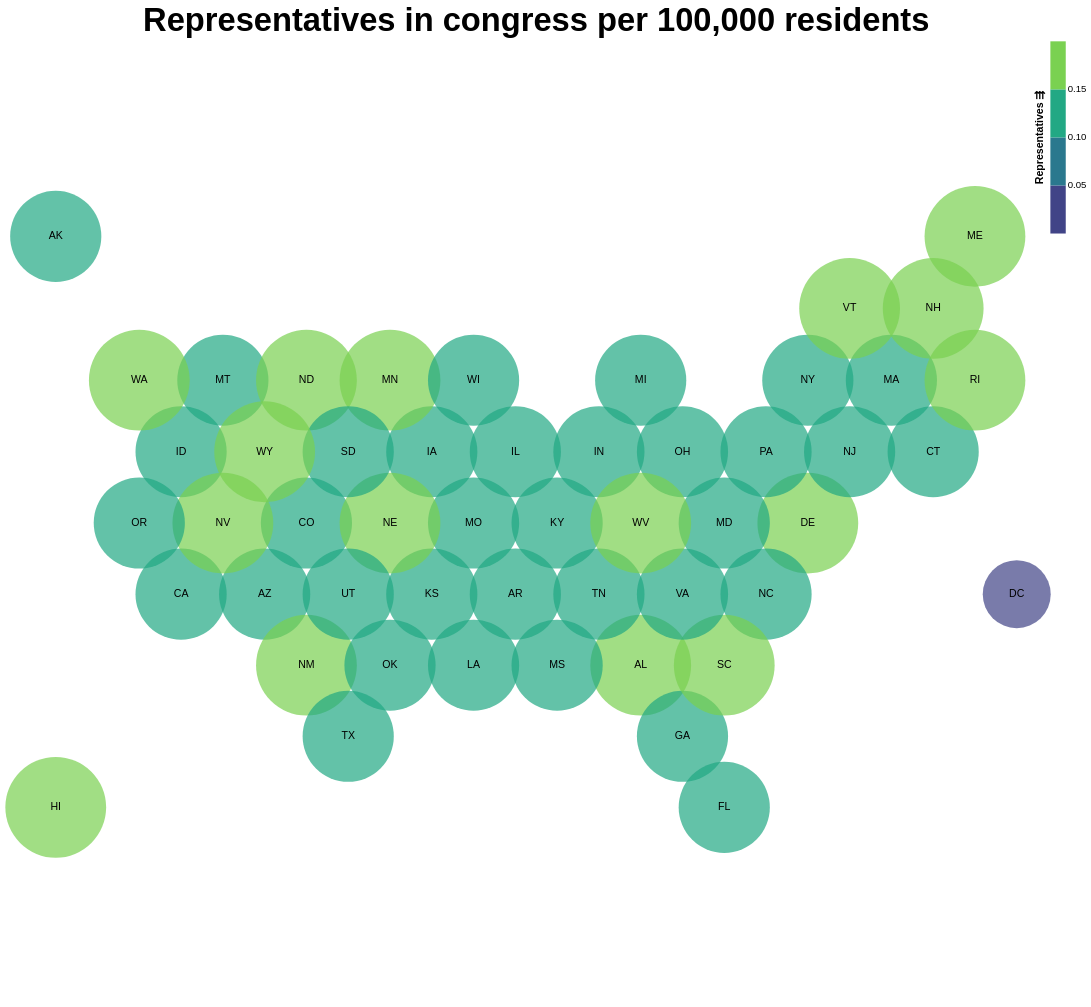

Write a Vega-Lite specification for this figure.
### Vega specification from a JSON file in a GitHub repository (floating-point values rounded to 4 significant figures)
{"$schema": "https://vega.github.io/schema/vega/v5.json", "background": "white", "padding": 5, "width": 1000, "height": 1000, "title": {"text": ["Representatives in congress per 100,000 residents"], "fontSize": 34, "frame": "group"}, "style": "cell", "data": [{"name": "data-ecb5fec3b20ee88d7fc8408d3e2f51c2", "values": [{"%-electoral_votes": 1.67, "%-population": 1.55, "%-representatives": 1.61, "%-senators": 2, "Electoral votes per 100K": 0.19, "Population": 4779736, "Representatives per 100K": 0.15, "Senators per 100K": 0.04, "State": "Alabama", "State_Abbr": "AL", "States": "Alabama", "centroid_lat": 0.65, "centroid_lon": 15.0, "state_code": "AL", "type": "Feature", "geometry": {"type": "Polygon", "coordinates": [[[14.0, 0.1], [14.0, 1.2], [15.0, 1.8], [16, 1.2], [16, 0.1], [15.0, -0.5], [14.0, 0.1]]]}}, {"%-electoral_votes": 0.56, "%-population": 0.23, "%-representatives": 0.23, "%-senators": 2, "Electoral votes per 100K": 0.42, "Population": 710231, "Representatives per 100K": 0.14, "Senators per 100K": 0.28, "State": "Alaska", "State_Abbr": "AK", "States": "Alaska", "centroid_lat": 10.85, "centroid_lon": 1.0, "state_code": "AK", "type": "Feature", "geometry": {"type": "Polygon", "coordinates": [[[-3.243e-20, 10.3], [0, 11.4], [1.0, 12.0], [2, 11.4], [2, 10.3], [1.0, 9.7], [-3.243e-20, 10.3]]]}}, {"%-electoral_votes": 2.04, "%-population": 2.07, "%-representatives": 2.07, "%-senators": 2, "Electoral votes per 100K": 0.17, "Population": 6392017, "Representatives per 100K": 0.14, "Senators per 100K": 0.03, "State": "Arizona", "State_Abbr": "AZ", "States": "Arizona", "centroid_lat": 2.35, "centroid_lon": 6.0, "state_code": "AZ", "type": "Feature", "geometry": {"type": "Polygon", "coordinates": [[[5.0, 1.8], [5, 2.9], [6.0, 3.5], [7.0, 2.9], [7.0, 1.8], [6.0, 1.2], [5.0, 1.8]]]}}, {"%-electoral_votes": 1.12, "%-population": 0.94, "%-representatives": 0.92, "%-senators": 2, "Electoral votes per 100K": 0.21, "Population": 2915918, "Representatives per 100K": 0.14, "Senators per 100K": 0.07, "State": "Arkansas", "State_Abbr": "AR", "States": "Arkansas", "centroid_lat": 2.35, "centroid_lon": 12.0, "state_code": "AR", "type": "Feature", "geometry": {"type": "Polygon", "coordinates": [[[11.0, 1.8], [11, 2.9], [12, 3.5], [13.0, 2.9], [13.0, 1.8], [12.0, 1.2], [11.0, 1.8]]]}}, {"%-electoral_votes": 10.22, "%-population": 12.07, "%-representatives": 12.18, "%-senators": 2, "Electoral votes per 100K": 0.15, "Population": 37253956, "Representatives per 100K": 0.14, "Senators per 100K": 0.01, "State": "California", "State_Abbr": "CA", "States": "California", "centroid_lat": 2.35, "centroid_lon": 4, "state_code": "CA", "type": "Feature", "geometry": {"type": "Polygon", "coordinates": [[[3.0, 1.8], [3, 2.9], [4, 3.5], [5, 2.9], [5.0, 1.8], [4, 1.2], [3.0, 1.8]]]}}, {"%-electoral_votes": 1.67, "%-population": 1.63, "%-representatives": 1.61, "%-senators": 2, "Electoral votes per 100K": 0.18, "Population": 5029196, "Representatives per 100K": 0.14, "Senators per 100K": 0.04, "State": "Colorado", "State_Abbr": "CO", "States": "Colorado", "centroid_lat": 4.05, "centroid_lon": 7.0, "state_code": "CO", "type": "Feature", "geometry": {"type": "Polygon", "coordinates": [[[6.0, 3.5], [6.0, 4.6], [7.0, 5.2], [8, 4.6], [8.0, 3.5], [7.0, 2.9], [6.0, 3.5]]]}}, {"%-electoral_votes": 1.3, "%-population": 1.16, "%-representatives": 1.15, "%-senators": 2, "Electoral votes per 100K": 0.2, "Population": 3574097, "Representatives per 100K": 0.14, "Senators per 100K": 0.06, "State": "Connecticut", "State_Abbr": "CT", "States": "Connecticut", "centroid_lat": 5.75, "centroid_lon": 22.0, "state_code": "CT", "type": "Feature", "geometry": {"type": "Polygon", "coordinates": [[[21.0, 5.2], [21.0, 6.3], [22.0, 6.9], [23.0, 6.3], [23.0, 5.2], [22.0, 4.6], [21.0, 5.2]]]}}, {"%-electoral_votes": 0.56, "%-population": 0.19, "%-representatives": 0.23, "%-senators": 2, "Electoral votes per 100K": 0.5, "Population": 601723, "Representatives per 100K": 0.17, "Senators per 100K": 0.33, "State": "Delaware", "State_Abbr": "DE", "States": "Delaware", "centroid_lat": 4.05, "centroid_lon": 19.0, "state_code": "DE", "type": "Feature", "geometry": {"type": "Polygon", "coordinates": [[[18.0, 3.5], [18, 4.6], [19, 5.2], [20, 4.6], [20, 3.5], [19.0, 2.9], [18.0, 3.5]]]}}, {"%-electoral_votes": 0.56, "%-population": 0.29, "%-representatives": 0, "%-senators": 0, "Electoral votes per 100K": 0.33, "Population": 897934, "Representatives per 100K": 0, "Senators per 100K": 0, "State": "District of Columbia", "State_Abbr": "DC", "States": "D.C.", "centroid_lat": 2.35, "centroid_lon": 24, "state_code": "DC", "type": "Feature", "geometry": {"type": "Polygon", "coordinates": [[[23, 1.8], [23.0, 2.9], [24, 3.5], [25.0, 2.9], [25.0, 1.8], [24.0, 1.2], [23, 1.8]]]}}, {"%-electoral_votes": 5.39, "%-population": 6.09, "%-representatives": 6.21, "%-senators": 2, "Electoral votes per 100K": 0.15, "Population": 18801310, "Representatives per 100K": 0.14, "Senators per 100K": 0.01, "State": "Florida", "State_Abbr": "FL", "States": "Florida", "centroid_lat": -2.75, "centroid_lon": 17, "state_code": "FL", "type": "Feature", "geometry": {"type": "Polygon", "coordinates": [[[16, -2.2], [17.0, -1.6], [18.0, -2.2], [18, -3.3], [17.0, -3.9], [16, -3.3], [16, -2.2]]]}}, {"%-electoral_votes": 2.97, "%-population": 3.14, "%-representatives": 3.22, "%-senators": 2, "Electoral votes per 100K": 0.17, "Population": 9687653, "Representatives per 100K": 0.14, "Senators per 100K": 0.02, "State": "Georgia", "State_Abbr": "GA", "States": "Georgia", "centroid_lat": -1.05, "centroid_lon": 16, "state_code": "GA", "type": "Feature", "geometry": {"type": "Polygon", "coordinates": [[[15.0, -1.6], [15.0, -0.5], [16, 0.1], [17, -0.5], [17.0, -1.6], [16, -2.2], [15.0, -1.6]]]}}, {"%-electoral_votes": 0.74, "%-population": 0.44, "%-representatives": 0.46, "%-senators": 2, "Electoral votes per 100K": 0.29, "Population": 1360301, "Representatives per 100K": 0.15, "Senators per 100K": 0.15, "State": "Hawaii", "State_Abbr": "HI", "States": "Hawaii", "centroid_lat": -2.75, "centroid_lon": 1.0, "state_code": "HI", "type": "Feature", "geometry": {"type": "Polygon", "coordinates": [[[0, -3.3], [3.194e-20, -2.2], [1.0, -1.6], [2.0, -2.2], [2, -3.3], [1.0, -3.9], [0, -3.3]]]}}, {"%-electoral_votes": 0.74, "%-population": 0.51, "%-representatives": 0.46, "%-senators": 2, "Electoral votes per 100K": 0.26, "Population": 1567582, "Representatives per 100K": 0.13, "Senators per 100K": 0.13, "State": "Idaho", "State_Abbr": "ID", "States": "Idaho", "centroid_lat": 5.75, "centroid_lon": 4, "state_code": "ID", "type": "Feature", "geometry": {"type": "Polygon", "coordinates": [[[3.0, 5.2], [3.0, 6.3], [4, 6.9], [5, 6.3], [5.0, 5.2], [4.0, 4.6], [3.0, 5.2]]]}}, {"%-electoral_votes": 3.72, "%-population": 4.16, "%-representatives": 4.14, "%-senators": 2, "Electoral votes per 100K": 0.16, "Population": 12830632, "Representatives per 100K": 0.14, "Senators per 100K": 0.02, "State": "Illinois", "State_Abbr": "IL", "States": "Illinois", "centroid_lat": 5.75, "centroid_lon": 12, "state_code": "IL", "type": "Feature", "geometry": {"type": "Polygon", "coordinates": [[[11.0, 5.2], [11.0, 6.3], [12.0, 6.9], [13.0, 6.3], [13.0, 5.2], [12.0, 4.6], [11.0, 5.2]]]}}, {"%-electoral_votes": 2.04, "%-population": 2.1, "%-representatives": 2.07, "%-senators": 2, "Electoral votes per 100K": 0.17, "Population": 6483802, "Representatives per 100K": 0.14, "Senators per 100K": 0.03, "State": "Indiana", "State_Abbr": "IN", "States": "Indiana", "centroid_lat": 5.75, "centroid_lon": 14.0, "state_code": "IN", "type": "Feature", "geometry": {"type": "Polygon", "coordinates": [[[13.0, 5.2], [13.0, 6.3], [14.0, 6.9], [15.0, 6.3], [15.0, 5.2], [14.0, 4.6], [13.0, 5.2]]]}}, {"%-electoral_votes": 1.12, "%-population": 0.99, "%-representatives": 0.92, "%-senators": 2, "Electoral votes per 100K": 0.2, "Population": 3046355, "Representatives per 100K": 0.13, "Senators per 100K": 0.07, "State": "Iowa", "State_Abbr": "IA", "States": "Iowa", "centroid_lat": 5.75, "centroid_lon": 10, "state_code": "IA", "type": "Feature", "geometry": {"type": "Polygon", "coordinates": [[[9.0, 5.2], [9.0, 6.3], [10, 6.9], [11.0, 6.3], [11.0, 5.2], [10.0, 4.6], [9.0, 5.2]]]}}, {"%-electoral_votes": 1.12, "%-population": 0.92, "%-representatives": 0.92, "%-senators": 2, "Electoral votes per 100K": 0.21, "Population": 2853118, "Representatives per 100K": 0.14, "Senators per 100K": 0.07, "State": "Kansas", "State_Abbr": "KS", "States": "Kansas", "centroid_lat": 2.35, "centroid_lon": 10, "state_code": "KS", "type": "Feature", "geometry": {"type": "Polygon", "coordinates": [[[9.0, 1.8], [9.0, 2.9], [10, 3.5], [11, 2.9], [11.0, 1.8], [10.0, 1.2], [9.0, 1.8]]]}}, {"%-electoral_votes": 1.49, "%-population": 1.41, "%-representatives": 1.38, "%-senators": 2, "Electoral votes per 100K": 0.18, "Population": 4339367, "Representatives per 100K": 0.14, "Senators per 100K": 0.05, "State": "Kentucky", "State_Abbr": "KY", "States": "Kentucky", "centroid_lat": 4.05, "centroid_lon": 13, "state_code": "KY", "type": "Feature", "geometry": {"type": "Polygon", "coordinates": [[[12, 3.5], [12.0, 4.6], [13.0, 5.2], [14.0, 4.6], [14.0, 3.5], [13.0, 2.9], [12, 3.5]]]}}, {"%-electoral_votes": 1.49, "%-population": 1.47, "%-representatives": 1.38, "%-senators": 2, "Electoral votes per 100K": 0.18, "Population": 4533372, "Representatives per 100K": 0.13, "Senators per 100K": 0.04, "State": "Louisiana", "State_Abbr": "LA", "States": "Louisiana", "centroid_lat": 0.65, "centroid_lon": 11.0, "state_code": "LA", "type": "Feature", "geometry": {"type": "Polygon", "coordinates": [[[10.0, 0.1], [10.0, 1.2], [11.0, 1.8], [12.0, 1.2], [12.0, 0.1], [11.0, -0.5], [10.0, 0.1]]]}}, {"%-electoral_votes": 0.74, "%-population": 0.43, "%-representatives": 0.46, "%-senators": 2, "Electoral votes per 100K": 0.3, "Population": 1328361, "Representatives per 100K": 0.15, "Senators per 100K": 0.15, "State": "Maine", "State_Abbr": "ME", "States": "Maine", "centroid_lat": 10.85, "centroid_lon": 23, "state_code": "ME", "type": "Feature", "geometry": {"type": "Polygon", "coordinates": [[[22.0, 11.4], [23.0, 12.0], [24.0, 11.4], [24.0, 10.3], [23.0, 9.7], [22, 10.3], [22.0, 11.4]]]}}, {"%-electoral_votes": 1.86, "%-population": 1.87, "%-representatives": 1.84, "%-senators": 2, "Electoral votes per 100K": 0.17, "Population": 5773552, "Representatives per 100K": 0.14, "Senators per 100K": 0.03, "State": "Maryland", "State_Abbr": "MD", "States": "Maryland", "centroid_lat": 4.05, "centroid_lon": 17.0, "state_code": "MD", "type": "Feature", "geometry": {"type": "Polygon", "coordinates": [[[16, 3.5], [16.0, 4.6], [17.0, 5.2], [18, 4.6], [18.0, 3.5], [17.0, 2.9], [16, 3.5]]]}}, {"%-electoral_votes": 2.04, "%-population": 2.12, "%-representatives": 2.07, "%-senators": 2, "Electoral votes per 100K": 0.17, "Population": 6547629, "Representatives per 100K": 0.14, "Senators per 100K": 0.03, "State": "Massachusetts", "State_Abbr": "MA", "States": "Massachusetts", "centroid_lat": 7.45, "centroid_lon": 21.0, "state_code": "MA", "type": "Feature", "geometry": {"type": "Polygon", "coordinates": [[[20.0, 6.9], [20.0, 8.0], [21, 8.6], [22.0, 8.0], [22.0, 6.9], [21.0, 6.3], [20.0, 6.9]]]}}, {"%-electoral_votes": 2.97, "%-population": 3.2, "%-representatives": 3.22, "%-senators": 2, "Electoral votes per 100K": 0.16, "Population": 9883640, "Representatives per 100K": 0.14, "Senators per 100K": 0.02, "State": "Michigan", "State_Abbr": "MI", "States": "Michigan", "centroid_lat": 7.45, "centroid_lon": 15, "state_code": "MI", "type": "Feature", "geometry": {"type": "Polygon", "coordinates": [[[14.0, 8.0], [15.0, 8.6], [16.0, 8.0], [16.0, 6.9], [15.0, 6.3], [14.0, 6.9], [14.0, 8.0]]]}}, {"%-electoral_votes": 1.86, "%-population": 1.72, "%-representatives": 1.84, "%-senators": 2, "Electoral votes per 100K": 0.19, "Population": 5303925, "Representatives per 100K": 0.15, "Senators per 100K": 0.04, "State": "Minnesota", "State_Abbr": "MN", "States": "Minnesota", "centroid_lat": 7.45, "centroid_lon": 9.0, "state_code": "MN", "type": "Feature", "geometry": {"type": "Polygon", "coordinates": [[[8.0, 6.9], [8.0, 8.0], [9.0, 8.6], [10.0, 8.0], [10, 6.9], [9.0, 6.3], [8.0, 6.9]]]}}, {"%-electoral_votes": 1.12, "%-population": 0.96, "%-representatives": 0.92, "%-senators": 2, "Electoral votes per 100K": 0.2, "Population": 2967297, "Representatives per 100K": 0.13, "Senators per 100K": 0.07, "State": "Mississippi", "State_Abbr": "MS", "States": "Mississippi", "centroid_lat": 0.65, "centroid_lon": 13, "state_code": "MS", "type": "Feature", "geometry": {"type": "Polygon", "coordinates": [[[12.0, 1.2], [13.0, 1.8], [14.0, 1.2], [14.0, 0.1], [13.0, -0.5], [12.0, 0.1], [12.0, 1.2]]]}}, {"%-electoral_votes": 1.86, "%-population": 1.94, "%-representatives": 1.84, "%-senators": 2, "Electoral votes per 100K": 0.17, "Population": 5988927, "Representatives per 100K": 0.13, "Senators per 100K": 0.03, "State": "Missouri", "State_Abbr": "MO", "States": "Missouri", "centroid_lat": 4.05, "centroid_lon": 11, "state_code": "MO", "type": "Feature", "geometry": {"type": "Polygon", "coordinates": [[[10.0, 4.6], [11.0, 5.2], [12.0, 4.6], [12, 3.5], [11, 2.9], [10, 3.5], [10.0, 4.6]]]}}, {"%-electoral_votes": 0.56, "%-population": 0.32, "%-representatives": 0.23, "%-senators": 2, "Electoral votes per 100K": 0.3, "Population": 989415, "Representatives per 100K": 0.1, "Senators per 100K": 0.2, "State": "Montana", "State_Abbr": "MT", "States": "Montana", "centroid_lat": 7.45, "centroid_lon": 5.0, "state_code": "MT", "type": "Feature", "geometry": {"type": "Polygon", "coordinates": [[[4, 6.9], [4.0, 8.0], [5.0, 8.6], [6, 8.0], [6.0, 6.9], [5, 6.3], [4, 6.9]]]}}, {"%-electoral_votes": 0.93, "%-population": 0.59, "%-representatives": 0.69, "%-senators": 2, "Electoral votes per 100K": 0.27, "Population": 1826341, "Representatives per 100K": 0.16, "Senators per 100K": 0.11, "State": "Nebraska", "State_Abbr": "NE", "States": "Nebraska", "centroid_lat": 4.05, "centroid_lon": 9.0, "state_code": "NE", "type": "Feature", "geometry": {"type": "Polygon", "coordinates": [[[8.0, 3.5], [8, 4.6], [9.0, 5.2], [10.0, 4.6], [10, 3.5], [9.0, 2.9], [8.0, 3.5]]]}}, {"%-electoral_votes": 1.12, "%-population": 0.87, "%-representatives": 0.92, "%-senators": 2, "Electoral votes per 100K": 0.22, "Population": 2700551, "Representatives per 100K": 0.15, "Senators per 100K": 0.07, "State": "Nevada", "State_Abbr": "NV", "States": "Nevada", "centroid_lat": 4.05, "centroid_lon": 5.0, "state_code": "NV", "type": "Feature", "geometry": {"type": "Polygon", "coordinates": [[[4.0, 4.6], [5.0, 5.2], [6.0, 4.6], [6.0, 3.5], [5, 2.9], [4, 3.5], [4.0, 4.6]]]}}, {"%-electoral_votes": 0.74, "%-population": 0.43, "%-representatives": 0.46, "%-senators": 2, "Electoral votes per 100K": 0.3, "Population": 1316470, "Representatives per 100K": 0.15, "Senators per 100K": 0.15, "State": "New Hampshire", "State_Abbr": "NH", "States": "New Hampshire", "centroid_lat": 9.15, "centroid_lon": 22.0, "state_code": "NH", "type": "Feature", "geometry": {"type": "Polygon", "coordinates": [[[21, 8.6], [21.0, 9.7], [22, 10.3], [23.0, 9.7], [23.0, 8.6], [22.0, 8.0], [21, 8.6]]]}}, {"%-electoral_votes": 2.6, "%-population": 2.85, "%-representatives": 2.76, "%-senators": 2, "Electoral votes per 100K": 0.16, "Population": 8791894, "Representatives per 100K": 0.14, "Senators per 100K": 0.02, "State": "New Jersey", "State_Abbr": "NJ", "States": "New Jersey", "centroid_lat": 5.75, "centroid_lon": 20, "state_code": "NJ", "type": "Feature", "geometry": {"type": "Polygon", "coordinates": [[[19, 5.2], [19.0, 6.3], [20.0, 6.9], [21.0, 6.3], [21.0, 5.2], [20, 4.6], [19, 5.2]]]}}, {"%-electoral_votes": 0.93, "%-population": 0.67, "%-representatives": 0.69, "%-senators": 2, "Electoral votes per 100K": 0.24, "Population": 2059179, "Representatives per 100K": 0.15, "Senators per 100K": 0.1, "State": "New Mexico", "State_Abbr": "NM", "States": "New Mexico", "centroid_lat": 0.65, "centroid_lon": 7.0, "state_code": "NM", "type": "Feature", "geometry": {"type": "Polygon", "coordinates": [[[6.0, 0.1], [6.0, 1.2], [7.0, 1.8], [8, 1.2], [8.0, 0.1], [7.0, -0.5], [6.0, 0.1]]]}}, {"%-electoral_votes": 5.39, "%-population": 6.28, "%-representatives": 6.21, "%-senators": 2, "Electoral votes per 100K": 0.15, "Population": 19378102, "Representatives per 100K": 0.14, "Senators per 100K": 0.01, "State": "New York", "State_Abbr": "NY", "States": "New York", "centroid_lat": 7.45, "centroid_lon": 19.0, "state_code": "NY", "type": "Feature", "geometry": {"type": "Polygon", "coordinates": [[[18.0, 6.9], [18.0, 8.0], [19.0, 8.6], [20.0, 8.0], [20.0, 6.9], [19.0, 6.3], [18.0, 6.9]]]}}, {"%-electoral_votes": 2.79, "%-population": 3.09, "%-representatives": 2.99, "%-senators": 2, "Electoral votes per 100K": 0.16, "Population": 9535483, "Representatives per 100K": 0.14, "Senators per 100K": 0.02, "State": "North Carolina", "State_Abbr": "NC", "States": "North Carolina", "centroid_lat": 2.35, "centroid_lon": 18.0, "state_code": "NC", "type": "Feature", "geometry": {"type": "Polygon", "coordinates": [[[17.0, 1.8], [17.0, 2.9], [18.0, 3.5], [19.0, 2.9], [19.0, 1.8], [18.0, 1.2], [17.0, 1.8]]]}}, {"%-electoral_votes": 0.56, "%-population": 0.22, "%-representatives": 0.23, "%-senators": 2, "Electoral votes per 100K": 0.45, "Population": 672591, "Representatives per 100K": 0.15, "Senators per 100K": 0.3, "State": "North Dakota", "State_Abbr": "ND", "States": "North Dakota", "centroid_lat": 7.45, "centroid_lon": 7.0, "state_code": "ND", "type": "Feature", "geometry": {"type": "Polygon", "coordinates": [[[6.0, 6.9], [6, 8.0], [7.0, 8.6], [8.0, 8.0], [8.0, 6.9], [7.0, 6.3], [6.0, 6.9]]]}}, {"%-electoral_votes": 3.35, "%-population": 3.74, "%-representatives": 3.68, "%-senators": 2, "Electoral votes per 100K": 0.16, "Population": 11536504, "Representatives per 100K": 0.14, "Senators per 100K": 0.02, "State": "Ohio", "State_Abbr": "OH", "States": "Ohio", "centroid_lat": 5.75, "centroid_lon": 16, "state_code": "OH", "type": "Feature", "geometry": {"type": "Polygon", "coordinates": [[[15.0, 5.2], [15.0, 6.3], [16.0, 6.9], [17.0, 6.3], [17.0, 5.2], [16.0, 4.6], [15.0, 5.2]]]}}, {"%-electoral_votes": 1.3, "%-population": 1.22, "%-representatives": 1.15, "%-senators": 2, "Electoral votes per 100K": 0.19, "Population": 3751351, "Representatives per 100K": 0.13, "Senators per 100K": 0.05, "State": "Oklahoma", "State_Abbr": "OK", "States": "Oklahoma", "centroid_lat": 0.65, "centroid_lon": 9.0, "state_code": "OK", "type": "Feature", "geometry": {"type": "Polygon", "coordinates": [[[8.0, 0.1], [8, 1.2], [9.0, 1.8], [10.0, 1.2], [10.0, 0.1], [9.0, -0.5], [8.0, 0.1]]]}}, {"%-electoral_votes": 1.3, "%-population": 1.24, "%-representatives": 1.15, "%-senators": 2, "Electoral votes per 100K": 0.18, "Population": 3831074, "Representatives per 100K": 0.13, "Senators per 100K": 0.05, "State": "Oregon", "State_Abbr": "OR", "States": "Oregon", "centroid_lat": 4.05, "centroid_lon": 3, "state_code": "OR", "type": "Feature", "geometry": {"type": "Polygon", "coordinates": [[[2.0, 4.6], [3.0, 5.2], [4.0, 4.6], [4, 3.5], [3, 2.9], [2.0, 3.5], [2.0, 4.6]]]}}, {"%-electoral_votes": 3.72, "%-population": 4.11, "%-representatives": 4.14, "%-senators": 2, "Electoral votes per 100K": 0.16, "Population": 12702379, "Representatives per 100K": 0.14, "Senators per 100K": 0.02, "State": "Pennsylvania", "State_Abbr": "PA", "States": "Pennsylvania", "centroid_lat": 5.75, "centroid_lon": 18, "state_code": "PA", "type": "Feature", "geometry": {"type": "Polygon", "coordinates": [[[17.0, 5.2], [17.0, 6.3], [18.0, 6.9], [19.0, 6.3], [19, 5.2], [18, 4.6], [17.0, 5.2]]]}}, {"%-electoral_votes": 0.74, "%-population": 0.34, "%-representatives": 0.46, "%-senators": 2, "Electoral votes per 100K": 0.38, "Population": 1052567, "Representatives per 100K": 0.19, "Senators per 100K": 0.19, "State": "Rhode Island", "State_Abbr": "RI", "States": "Rhode Island", "centroid_lat": 7.45, "centroid_lon": 23.0, "state_code": "RI", "type": "Feature", "geometry": {"type": "Polygon", "coordinates": [[[22.0, 8.0], [23.0, 8.6], [24.0, 8.0], [24.0, 6.9], [23.0, 6.3], [22.0, 6.9], [22.0, 8.0]]]}}, {"%-electoral_votes": 1.67, "%-population": 1.5, "%-representatives": 1.61, "%-senators": 2, "Electoral votes per 100K": 0.19, "Population": 4625364, "Representatives per 100K": 0.15, "Senators per 100K": 0.04, "State": "South Carolina", "State_Abbr": "SC", "States": "South Carolina", "centroid_lat": 0.65, "centroid_lon": 17, "state_code": "SC", "type": "Feature", "geometry": {"type": "Polygon", "coordinates": [[[16, 0.1], [16, 1.2], [17.0, 1.8], [18.0, 1.2], [18.0, 0.1], [17, -0.5], [16, 0.1]]]}}, {"%-electoral_votes": 0.56, "%-population": 0.26, "%-representatives": 0.23, "%-senators": 2, "Electoral votes per 100K": 0.37, "Population": 814180, "Representatives per 100K": 0.12, "Senators per 100K": 0.25, "State": "South Dakota", "State_Abbr": "SD", "States": "South Dakota", "centroid_lat": 5.75, "centroid_lon": 8.0, "state_code": "SD", "type": "Feature", "geometry": {"type": "Polygon", "coordinates": [[[7.0, 6.3], [8.0, 6.9], [9.0, 6.3], [9.0, 5.2], [8, 4.6], [7.0, 5.2], [7.0, 6.3]]]}}, {"%-electoral_votes": 2.04, "%-population": 2.06, "%-representatives": 2.07, "%-senators": 2, "Electoral votes per 100K": 0.17, "Population": 6346105, "Representatives per 100K": 0.14, "Senators per 100K": 0.03, "State": "Tennessee", "State_Abbr": "TN", "States": "Tennessee", "centroid_lat": 2.35, "centroid_lon": 14, "state_code": "TN", "type": "Feature", "geometry": {"type": "Polygon", "coordinates": [[[13.0, 2.9], [14.0, 3.5], [15.0, 2.9], [15.0, 1.8], [14.0, 1.2], [13.0, 1.8], [13.0, 2.9]]]}}, {"%-electoral_votes": 7.06, "%-population": 8.14, "%-representatives": 8.28, "%-senators": 2, "Electoral votes per 100K": 0.15, "Population": 25145561, "Representatives per 100K": 0.14, "Senators per 100K": 0.01, "State": "Texas", "State_Abbr": "TX", "States": "Texas", "centroid_lat": -1.05, "centroid_lon": 8, "state_code": "TX", "type": "Feature", "geometry": {"type": "Polygon", "coordinates": [[[7, -1.6], [7.0, -0.5], [8.0, 0.1], [9.0, -0.5], [9.0, -1.6], [8.0, -2.2], [7, -1.6]]]}}, {"%-electoral_votes": 1.12, "%-population": 0.9, "%-representatives": 0.92, "%-senators": 2, "Electoral votes per 100K": 0.22, "Population": 2763885, "Representatives per 100K": 0.14, "Senators per 100K": 0.07, "State": "Utah", "State_Abbr": "UT", "States": "Utah", "centroid_lat": 2.35, "centroid_lon": 8.0, "state_code": "UT", "type": "Feature", "geometry": {"type": "Polygon", "coordinates": [[[7.0, 2.9], [8.0, 3.5], [9.0, 2.9], [9.0, 1.8], [8, 1.2], [7.0, 1.8], [7.0, 2.9]]]}}, {"%-electoral_votes": 0.56, "%-population": 0.2, "%-representatives": 0.23, "%-senators": 2, "Electoral votes per 100K": 0.48, "Population": 625741, "Representatives per 100K": 0.16, "Senators per 100K": 0.32, "State": "Vermont", "State_Abbr": "VT", "States": "Vermont", "centroid_lat": 9.15, "centroid_lon": 20.0, "state_code": "VT", "type": "Feature", "geometry": {"type": "Polygon", "coordinates": [[[19.0, 8.6], [19.0, 9.7], [20.0, 10.3], [21.0, 9.7], [21, 8.6], [20.0, 8.0], [19.0, 8.6]]]}}, {"%-electoral_votes": 2.42, "%-population": 2.59, "%-representatives": 2.53, "%-senators": 2, "Electoral votes per 100K": 0.16, "Population": 8001024, "Representatives per 100K": 0.14, "Senators per 100K": 0.02, "State": "Virginia", "State_Abbr": "VA", "States": "Virginia", "centroid_lat": 2.35, "centroid_lon": 16.0, "state_code": "VA", "type": "Feature", "geometry": {"type": "Polygon", "coordinates": [[[15.0, 2.9], [16, 3.5], [17.0, 2.9], [17.0, 1.8], [16, 1.2], [15.0, 1.8], [15.0, 2.9]]]}}, {"%-electoral_votes": 2.23, "%-population": 2.18, "%-representatives": 2.3, "%-senators": 2, "Electoral votes per 100K": 0.18, "Population": 6724540, "Representatives per 100K": 0.15, "Senators per 100K": 0.03, "State": "Washington", "State_Abbr": "WA", "States": "Washington", "centroid_lat": 7.45, "centroid_lon": 3, "state_code": "WA", "type": "Feature", "geometry": {"type": "Polygon", "coordinates": [[[2.0, 8.0], [3, 8.6], [4.0, 8.0], [4, 6.9], [3.0, 6.3], [2, 6.9], [2.0, 8.0]]]}}, {"%-electoral_votes": 0.93, "%-population": 0.6, "%-representatives": 0.69, "%-senators": 2, "Electoral votes per 100K": 0.27, "Population": 1852994, "Representatives per 100K": 0.16, "Senators per 100K": 0.11, "State": "West Virginia", "State_Abbr": "WV", "States": "West Virginia", "centroid_lat": 4.05, "centroid_lon": 15.0, "state_code": "WV", "type": "Feature", "geometry": {"type": "Polygon", "coordinates": [[[14.0, 3.5], [14.0, 4.6], [15.0, 5.2], [16.0, 4.6], [16, 3.5], [15.0, 2.9], [14.0, 3.5]]]}}, {"%-electoral_votes": 1.86, "%-population": 1.84, "%-representatives": 1.84, "%-senators": 2, "Electoral votes per 100K": 0.18, "Population": 5686986, "Representatives per 100K": 0.14, "Senators per 100K": 0.04, "State": "Wisconsin", "State_Abbr": "WI", "States": "Wisconsin", "centroid_lat": 7.45, "centroid_lon": 11.0, "state_code": "WI", "type": "Feature", "geometry": {"type": "Polygon", "coordinates": [[[10.0, 8.0], [11.0, 8.6], [12.0, 8.0], [12.0, 6.9], [11.0, 6.3], [10, 6.9], [10.0, 8.0]]]}}, {"%-electoral_votes": 0.56, "%-population": 0.18, "%-representatives": 0.23, "%-senators": 2, "Electoral votes per 100K": 0.53, "Population": 563626, "Representatives per 100K": 0.18, "Senators per 100K": 0.35, "State": "Wyoming", "State_Abbr": "WY", "States": "Wyoming", "centroid_lat": 5.75, "centroid_lon": 6.0, "state_code": "WY", "type": "Feature", "geometry": {"type": "Polygon", "coordinates": [[[5.0, 5.2], [5, 6.3], [6.0, 6.9], [7.0, 6.3], [7.0, 5.2], [6.0, 4.6], [5.0, 5.2]]]}}]}, {"name": "data_1", "source": "data-ecb5fec3b20ee88d7fc8408d3e2f51c2", "transform": [{"type": "extent", "field": "Representatives per 100K", "signal": "layer_0_bin_maxbins_4_Representatives_per_100K_extent"}, {"type": "bin", "field": "Representatives per 100K", "as": ["bin_maxbins_4_Representatives per 100K", "bin_maxbins_4_Representatives per 100K_end"], "signal": "layer_0_bin_maxbins_4_Representatives_per_100K_bins", "extent": {"signal": "layer_0_bin_maxbins_4_Representatives_per_100K_extent"}, "maxbins": 4}, {"type": "geojson", "fields": ["centroid_lon", "centroid_lat"], "signal": "layer_0_geojson_0"}, {"type": "geopoint", "projection": "projection", "fields": ["centroid_lon", "centroid_lat"], "as": ["layer_0_x", "layer_0_y"]}, {"type": "filter", "expr": "isValid(datum[\"bin_maxbins_4_Representatives per 100K\"]) && isFinite(+datum[\"bin_maxbins_4_Representatives per 100K\"])"}]}, {"name": "data_2", "source": "data-ecb5fec3b20ee88d7fc8408d3e2f51c2", "transform": [{"type": "geojson", "fields": ["centroid_lon", "centroid_lat"], "signal": "layer_1_geojson_0"}, {"type": "geopoint", "projection": "projection", "fields": ["centroid_lon", "centroid_lat"], "as": ["layer_1_x", "layer_1_y"]}]}], "projections": [{"name": "projection", "size": {"signal": "[width, height]"}, "fit": {"signal": "[layer_0_geojson_0, layer_1_geojson_0]"}}], "marks": [{"name": "layer_0_marks", "type": "symbol", "style": ["circle"], "from": {"data": "data_1"}, "encode": {"update": {"opacity": {"value": 0.7}, "fill": {"signal": "scale(\"color\", 0.5 * datum[\"bin_maxbins_4_Representatives per 100K\"] + 0.5 * datum[\"bin_maxbins_4_Representatives per 100K_end\"])"}, "tooltip": {"signal": "{\"State\": isValid(datum[\"State\"]) ? datum[\"State\"] : \"\"+datum[\"State\"], \"Representatives per 100K\": format(datum[\"Representatives per 100K\"], \"\"), \"%-population\": format(datum[\"%-population\"], \"\"), \"%-representatives\": format(datum[\"%-representatives\"], \"\")}"}, "ariaRoleDescription": {"value": "circle"}, "description": {"signal": "\"Representatives ⇶: \" + (!isValid(datum[\"bin_maxbins_4_Representatives per 100K\"]) || !isFinite(+datum[\"bin_maxbins_4_Representatives per 100K\"]) ? \"null\" : format(datum[\"bin_maxbins_4_Representatives per 100K\"], \"\") + \" – \" + format(datum[\"bin_maxbins_4_Representatives per 100K_end\"], \"\")) + \"; centroid_lat: \" + (format(datum[\"centroid_lat\"], \"\")) + \"; centroid_lon: \" + (format(datum[\"centroid_lon\"], \"\")) + \"; Representatives per 100K (binned): \" + (!isValid(datum[\"bin_maxbins_4_Representatives per 100K\"]) || !isFinite(+datum[\"bin_maxbins_4_Representatives per 100K\"]) ? \"null\" : format(datum[\"bin_maxbins_4_Representatives per 100K\"], \"\") + \" – \" + format(datum[\"bin_maxbins_4_Representatives per 100K_end\"], \"\")) + \"; State: \" + (isValid(datum[\"State\"]) ? datum[\"State\"] : \"\"+datum[\"State\"]) + \"; Representatives per 100K: \" + (format(datum[\"Representatives per 100K\"], \"\")) + \"; %-population: \" + (format(datum[\"%-population\"], \"\")) + \"; %-representatives: \" + (format(datum[\"%-representatives\"], \"\"))"}, "x": {"field": "layer_0_x"}, "y": {"field": "layer_0_y"}, "size": {"signal": "scale(\"size\", 0.5 * datum[\"bin_maxbins_4_Representatives per 100K\"] + 0.5 * datum[\"bin_maxbins_4_Representatives per 100K_end\"])"}, "shape": {"value": "circle"}}}}, {"name": "layer_1_marks", "type": "text", "style": ["text"], "from": {"data": "data_2"}, "encode": {"update": {"fill": {"value": "black"}, "description": {"signal": "\"centroid_lat: \" + (format(datum[\"centroid_lat\"], \"\")) + \"; centroid_lon: \" + (format(datum[\"centroid_lon\"], \"\")) + \"; state_code: \" + (isValid(datum[\"state_code\"]) ? datum[\"state_code\"] : \"\"+datum[\"state_code\"])"}, "x": {"field": "layer_1_x"}, "y": {"field": "layer_1_y"}, "text": {"signal": "isValid(datum[\"state_code\"]) ? datum[\"state_code\"] : \"\"+datum[\"state_code\"]"}, "align": {"value": "center"}, "baseline": {"value": "middle"}}}}], "scales": [{"name": "color", "type": "bin-ordinal", "range": {"scheme": "viridis"}, "bins": {"signal": "layer_0_bin_maxbins_4_Representatives_per_100K_bins"}, "interpolate": "hcl"}, {"name": "size", "type": "linear", "domain": {"signal": "[layer_0_bin_maxbins_4_Representatives_per_100K_bins.start, layer_0_bin_maxbins_4_Representatives_per_100K_bins.stop]"}, "range": [4000, 12000], "bins": {"signal": "layer_0_bin_maxbins_4_Representatives_per_100K_bins"}, "zero": true}], "legends": [{"orient": "right", "title": "Representatives ⇶", "titleOrient": "left", "fill": "color", "symbolType": "circle", "encode": {"symbols": {"update": {"opacity": {"value": 0.7}}}}}], "config": {"style": {"cell": {"stroke": null}}}}
